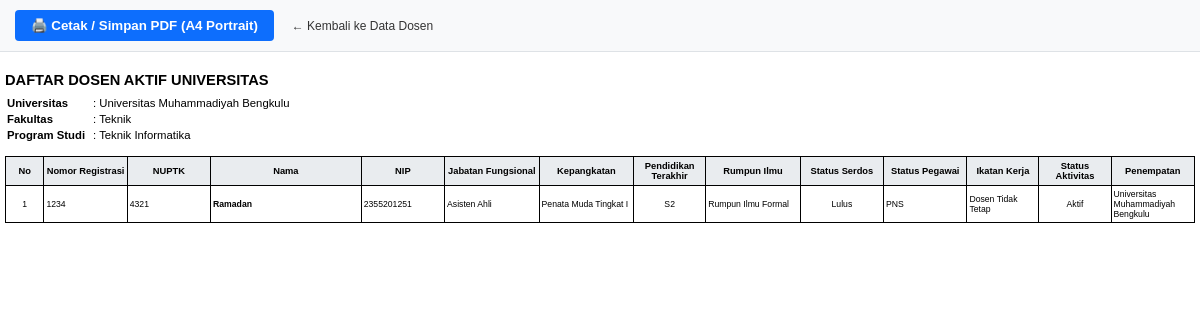
Screenshot of /laporan.php (signed in) with the database file from the repository.
### tables this page shows
CREATE TABLE `dosen` (
  `id_dosen` int(11) NOT NULL,
  `nomor_registrasi` varchar(50) DEFAULT NULL,
  `nuptk` varchar(50) DEFAULT NULL,
  `nama` varchar(150) NOT NULL,
  `nip` varchar(50) DEFAULT NULL,
  `jabatan_fungsional` varchar(100) DEFAULT NULL,
  `kepangkatan` varchar(100) DEFAULT NULL,
  `pendidikan_terakhir` varchar(20) DEFAULT NULL,
  `rumpun_ilmu` varchar(100) DEFAULT NULL,
  `status_serdos` varchar(50) DEFAULT 'Belum Sertifikasi',
  `status_pegawai` varchar(50) DEFAULT NULL,
  `ikatan_kerja` varchar(50) DEFAULT NULL,
  `status_aktivitas` varchar(50) DEFAULT 'Aktif',
  `penempatan` varchar(100) DEFAULT NULL,
  `id_prodi` int(11) NOT NULL,
  `created_at` timestamp NULL DEFAULT current_timestamp()
);

### laporan.php (the view, shortened to what this page needs)
<?php
require_once 'config/database.php';
$sql = "SELECT d.*, p.nama_prodi, f.nama_fakultas
        FROM dosen d
        JOIN prodi p ON d.id_prodi = p.id_prodi
        JOIN fakultas f ON p.id_fakultas = f.id_fakultas
        ORDER BY d.id_dosen ASC";
$stmt = $pdo->query($sql);
$dosen_list = $stmt->fetchAll();
?>
<!DOCTYPE html>
<html lang="id">
<head>
</head>
<body>
    <div class="no-print">
        <button onclick="window.print()" style="padding: 8px 16px; background-color: #0d6efd; color: white; border: none; border-radius: 4px; cursor: pointer; font-weight: bold;">
            🖨️ Cetak / Simpan PDF (A4 Portrait)
        </button>
        <a href="dosen.php" style="margin-left: 15px; text-decoration: none; color: #333; font-size: 9pt;">← Kembali ke Data Dosen</a>
    </div>
    <div style="padding: 5px;">
        <div class="header-laporan">
            <h3>Daftar Dosen Aktif Universitas</h3>
            <table>
                <tr>
                    <td><strong>Universitas</strong></td>
                    <td>: Universitas Muhammadiyah Bengkulu</td>
                </tr>
                <tr>
                    <td><strong>Fakultas</strong></td>
                    <td>: Teknik</td>
                </tr>
                <tr>
                    <td><strong>Program Studi</strong></td>
                    <td>: Teknik Informatika</td>
                </tr>
            </table>
        </div>
        <table class="data-table">
            <thead>
                <tr>
                    <th style="width: 3%;">No</th>
                    <th style="width: 7%;">Nomor Registrasi</th>
                    <th style="width: 7%;">NUPTK</th>
                    <th style="width: 13%;">Nama</th>
                    <th style="width: 7%;">NIP</th>
                    <th style="width: 8%;">Jabatan Fungsional</th>
                    <th style="width: 8%;">Kepangkatan</th>
                    <th style="width: 6%;">Pendidikan Terakhir</th>
                    <th style="width: 8%;">Rumpun Ilmu</th>
                    <th style="width: 7%;">Status Serdos</th>
                    <th style="width: 7%;">Status Pegawai</th>
                    <th style="width: 6%;">Ikatan Kerja</th>
                    <th style="width: 6%;">Status Aktivitas</th>
                    <th style="width: 7%;">Penempatan</th>
                </tr>
            </thead>
            <tbody>
                <?php if (count($dosen_list) > 0): ?>
                    <?php $no = 1; foreach ($dosen_list as $row): ?>
                    <tr>
                        <td class="text-center"><?= $no++ ?></td>
                        <td><?= htmlspecialchars($row['nomor_registrasi'] ?? '') ?></td>
                        <td><?= htmlspecialchars($row['nuptk'] ?? '') ?></td>
                        <td><strong><?= htmlspecialchars($row['nama'] ?? '') ?></strong></td>
                        <td><?= htmlspecialchars($row['nip'] ?? '') ?></td>
                        <td><?= htmlspecialchars($row['jabatan_fungsional'] ?? '') ?></td>
                        <td><?= htmlspecialchars($row['kepangkatan'] ?? '') ?></td>
                        <td class="text-center"><?= htmlspecialchars($row['pendidikan_terakhir'] ?? '') ?></td>
                        <td><?= htmlspecialchars($row['rumpun_ilmu'] ?? '') ?></td>
                        <td class="text-center"><?= htmlspecialchars($row['status_serdos'] ?? '') ?></td>
                        <td><?= htmlspecialchars($row['status_pegawai'] ?? '') ?></td>
                        <td><?= htmlspecialchars($row['ikatan_kerja'] ?? '') ?></td>
                        <td class="text-center"><?= htmlspecialchars($row['status_aktivitas'] ?? '') ?></td>
                        <td><?= htmlspecialchars($row['penempatan'] ?? '') ?></td>
                    </tr>
                    <?php endforeach; ?>
                <?php else: ?>
                    <tr>
                        <td colspan="14" class="text-center" style="padding: 15px;">Data dosen tidak ditemukan.</td>
                    </tr>
                <?php endif; ?>
            </tbody>
        </table>
    </div>
</body>
</html>

### laporan.php (style rules this page uses)
body { font-family: Arial, Helvetica, sans-serif; font-size: 7.5pt; color: #000; margin: 0; padding: 0; background-color: #fff; }
.no-print { background: #f8f9fa; padding: 10px 15px; border-bottom: 1px solid #dee2e6; margin-bottom: 15px; }
.header-laporan { margin-bottom: 12px; }
.header-laporan h3 { margin: 0 0 6px 0; font-size: 11pt; font-weight: bold; text-transform: uppercase; }
.header-laporan table { border: none; width: auto; margin-bottom: 5px; }
.header-laporan td { border: none; padding: 1px 6px 1px 0; font-size: 8.5pt; }
table.data-table { width: 100%; border-collapse: collapse; table-layout: fixed; }
table.data-table, table.data-table th, table.data-table td { border: 1px solid #000; }
table.data-table th { background-color: #e9ecef; padding: 4px 2px; text-align: center; font-weight: bold; font-size: 7pt; word-wrap: break-word; }
table.data-table td { padding: 3px 2px; vertical-align: middle; font-size: 6.5pt; word-wrap: break-word; overflow-wrap: break-word; }
.text-center { text-align: center; }

### rows the page displays
dosen: nomor_registrasi "1234", nuptk "4321", nama "Ramadan", nip "2355201251", jabatan_fungsional "Asisten Ahli", kepangkatan "Penata Muda Tingkat I", pendidikan_terakhir "S2", rumpun_ilmu "Rumpun Ilmu Formal", status_serdos "Lulus", status_pegawai "PNS", ikatan_kerja "Dosen Tidak Tetap", status_aktivitas "Aktif", penempatan "Universitas Muhammadiyah Bengkulu"
